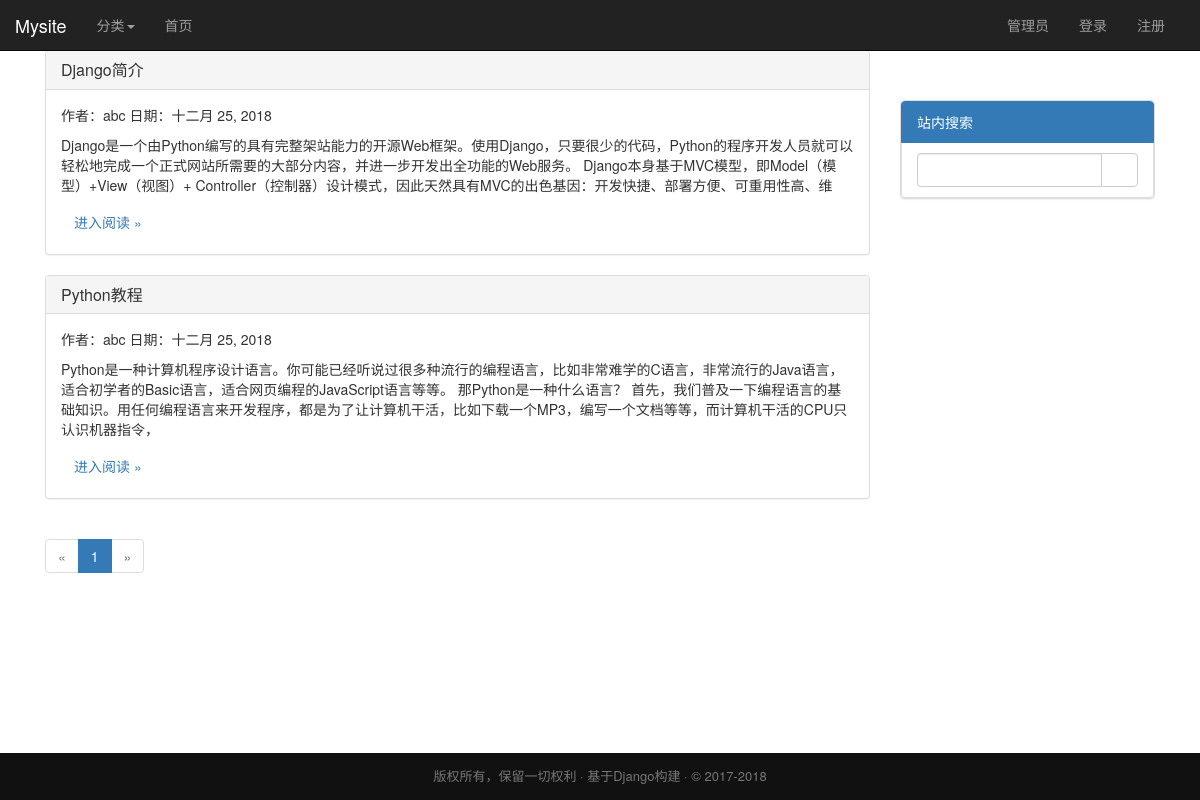
Screenshot of /blog/ with the database file from the repository.
### blog/models.py (models this page shows, shortened)
class Article(models.Model):    # 文章
    id = models.AutoField(primary_key=True)
    author = models.ForeignKey(User, on_delete=models.DO_NOTHING, verbose_name='作者')  # 什么也不做
    category = models.ForeignKey(Category, on_delete=models.SET_DEFAULT, default=1, verbose_name='类别')  # 将外键字段设为默认值
    tag = models.ManyToManyField(Tag, verbose_name='标签')
    title = models.CharField('标题', max_length=50)
    content = models.TextField('内容')
    pub_time = models.DateField('日期', auto_now=True)    # auto_now=True修改日期
    class Meta:
        verbose_name = verbose_name_plural = '文章'

### blog/views.py (the view)
# urls.py: path('', blog_view.Index.as_view(), name='index'),
class Index(ListView):
    model = Article
    template_name = 'blog/index.html'
    queryset = Article.objects.all().order_by('-id')  # 获取到全部文章并按编号降序排列。
    paginate_by = 5  # 设置分页时每页的文章数量

### blog/templates/blog/index.html (shortened to what this page needs)
{% extends 'base.html' %}
{% block content %}
    {% for article in page_obj.object_list %}
        <div class="panel panel-default">
            <div class="panel-heading">
                <h3 class="panel-title">
                    <a href="{% url 'blog:detail' article.id %}">{{ article.title }}</a>
                </h3>
            </div>
            <div class="panel-body">
                <p>作者：{{ article.author }} 日期：{{ article.pub_time }}</p>
                <p>{{ article.content|truncatechars:200|striptags }}</p>
                <a class="btn" href="{% url 'blog:detail' article.id %}">进入阅读 »</a>
            </div>
        </div>
    {% endfor %}
    {% include 'blog/paginator.html' %}
{% endblock %}

### static/css/base.css (style rules this page uses)
html { position: relative; min-height: 100%; }
body { padding-top: 50px; padding-bottom: 50px; }

### rows the page displays
Article: title "Django简介", author "abc", pub_time "十二月 25, 2018", content "Django是一个由Python编写的具有完整架站能力的开源Web框架。使用Django，只要很少的代码，Python的程序开发人员就可以轻松地完成一个正式网站所需要的大部分内容，并进一步开发出全功能的Web服务。 Django本身基于MVC模型，即Model（模型）+View（视图）+ Controller（控制器）设计模式，因此天然具有MVC的出色基因：开发快捷、部署方便、可重用性高、维"
Article: title "Python教程", author "abc", pub_time "十二月 25, 2018", content "Python是一种计算机程序设计语言。你可能已经听说过很多种流行的编程语言，比如非常难学的C语言，非常流行的Java语言，适合初学者的Basic语言，适合网页编程的JavaScript语言等等。 那Python是一种什么语言？ 首先，我们普及一下编程语言的基础知识。用任何编程语言来开发程序，都是为了让计算机干活，比如下载一个MP3，编写一个文档等等，而计算机干活的CPU只认识机器指令，"

### other values shown
{{ page_number }} "1"
